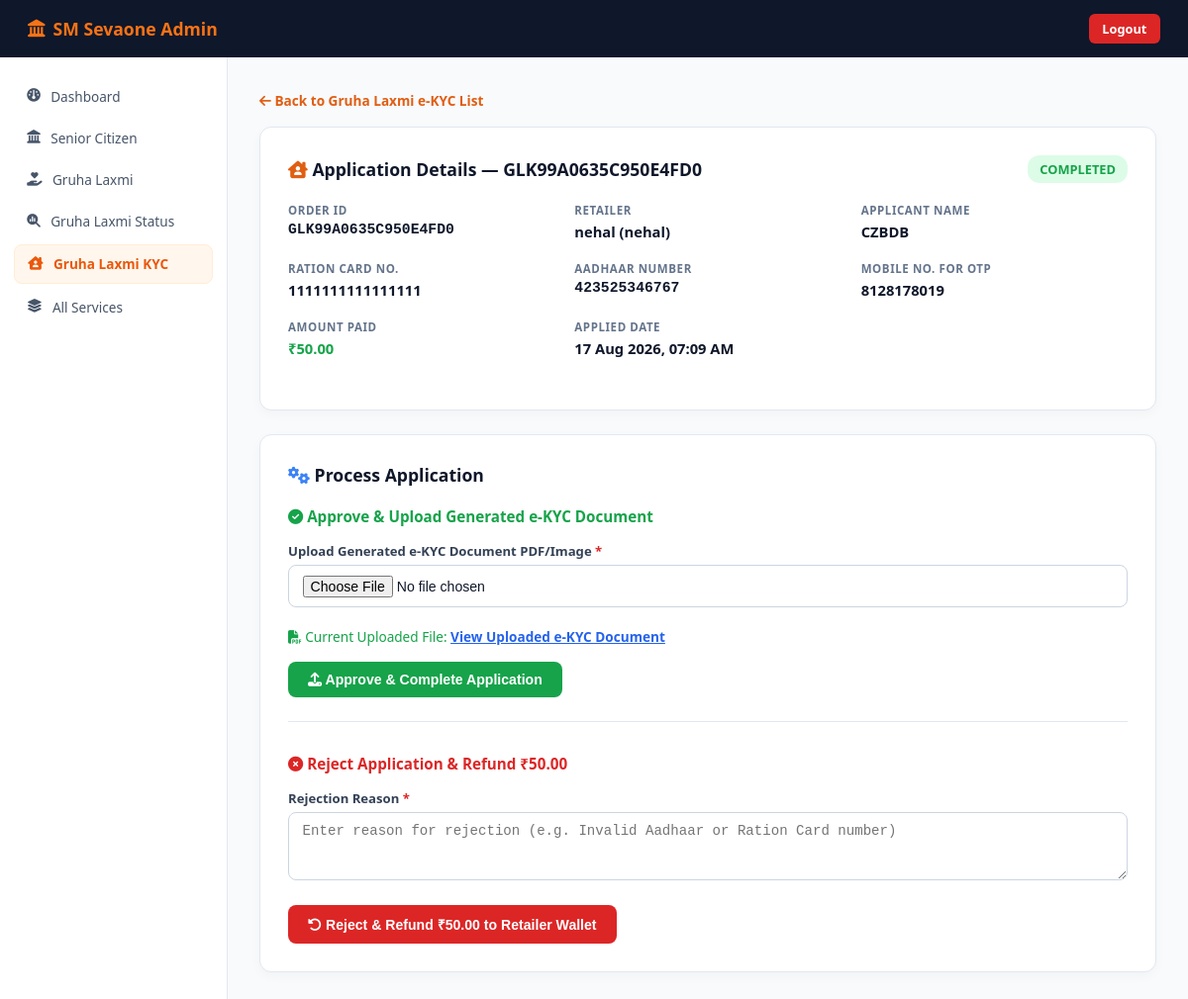
The app's page /admin-portal/gruha-laxmi-kyc/GLK99A0635C950E4FD0/ (signed in) with its own data.
### app/models.py (models this page shows, shortened)
class GruhaLaxmiKYCApplication(models.Model):
    STATUS_CHOICES = [('PENDING', 'Pending'), ('PROCESSING', 'Processing'), ('COMPLETED', 'Completed'), ('REJECTED', 'Rejected')]
    retailer            = models.ForeignKey(Retailer, on_delete=models.SET_NULL, null=True, blank=True, related_name='gruha_laxmi_kyc_applications')
    order_id            = models.CharField(max_length=50, unique=True, editable=False)
    ration_number       = models.CharField(max_length=30)
    aadhaar_number      = models.CharField(max_length=12)
    applicant_name      = models.CharField(max_length=100)
    mobile              = models.CharField(max_length=10)
    output_pdf          = models.FileField(upload_to=upload_gruha_laxmi_kyc_output_pdf, null=True, blank=True)
    rejection_reason    = models.TextField(blank=True)
    amount              = models.DecimalField(max_digits=10, decimal_places=2, default=50.00)
    status              = models.CharField(max_length=20, choices=STATUS_CHOICES, default='PENDING')
    created_at          = models.DateTimeField(auto_now_add=True)
    processed_at        = models.DateTimeField(null=True, blank=True)
    class Meta:
        ordering = ['-created_at']

class Retailer(models.Model):
    retailer_id    = models.UUIDField(default=uuid.uuid4, editable=False, unique=True)
    user_id        = models.CharField(max_length=50, unique=True)
    password       = models.CharField(max_length=255)
    full_name      = models.CharField(max_length=100)
    mobile         = models.CharField(max_length=15, unique=True)
    email          = models.EmailField(max_length=100, blank=True)
    state          = models.CharField(max_length=50, blank=True)
    address        = models.TextField(blank=True)
    wallet_balance = models.DecimalField(max_digits=10, decimal_places=2, default=0)
    is_verified    = models.BooleanField(default=False)
    is_active      = models.BooleanField(default=True)
    created_at     = models.DateTimeField(auto_now_add=True)

### app/admin_views.py (the view)
# urls.py: path('admin-portal/gruha-laxmi-kyc/<str:order_id>/', admin_views.admin_gruha_laxmi_kyc_detail, name='admin_gruha_laxmi_kyc_detail'),
def admin_gruha_laxmi_kyc_detail(request, order_id):
    if not _check_admin(request):
        return redirect('admin_login')
    app_obj = get_object_or_404(GruhaLaxmiKYCApplication, order_id=order_id)
    return render(request, 'admin_gruha_laxmi_kyc_detail.html', {'app_obj': app_obj})

### app/admin_views.py (called while the page is built)
def _check_admin(request):
    return request.session.get('is_admin') is True

### pan_project/templates/admin_gruha_laxmi_kyc_detail.html (shortened to what this page needs)
<!DOCTYPE html>
<html lang="en">
<head>
<link rel="stylesheet" href="https://cdnjs.cloudflare.com/ajax/libs/font-awesome/6.4.0/css/all.min.css">
</head>
<body>
<div class="topbar">
  <div class="brand"><i class="fa-solid fa-landmark"></i> SM Sevaone Admin</div>
  <a href="{% url 'admin_logout' %}" class="btn-logout">Logout</a>
</div>
<div class="main-wrap">
  <div class="sidebar">
    <a href="{% url 'admin_dashboard' %}" class="nav-item"><i class="fa-solid fa-gauge"></i> Dashboard</a>
    <a href="{% url 'admin_senior_list' %}" class="nav-item"><i class="fa-solid fa-landmark"></i> Senior Citizen</a>
    <a href="{% url 'admin_gruha_laxmi_list' %}" class="nav-item"><i class="fa-solid fa-hand-holding-heart"></i> Gruha Laxmi</a>
    <a href="{% url 'admin_gruha_laxmi_status_list' %}" class="nav-item"><i class="fa-solid fa-magnifying-glass-chart"></i> Gruha Laxmi Status</a>
    <a href="{% url 'admin_gruha_laxmi_kyc_list' %}" class="nav-item active"><i class="fa-solid fa-house-chimney-user"></i> Gruha Laxmi KYC</a>
    <a href="{% url 'admin_other_services' %}" class="nav-item"><i class="fa-solid fa-layer-group"></i> All Services</a>
  </div>
  <div class="content">
    <div style="margin-bottom:1rem">
      <a href="{% url 'admin_gruha_laxmi_kyc_list' %}" style="color:#e05e12;text-decoration:none;font-weight:600;font-size:.85rem"><i class="fa-solid fa-arrow-left me-1"></i> Back to Gruha Laxmi e-KYC List</a>
    </div>
    <div class="card">
      <div class="card-title">
        <span><i class="fa-solid fa-house-chimney-user" style="color:#e05e12"></i> Application Details — {{ app_obj.order_id }}</span>
        {% if app_obj.status == 'COMPLETED' %}
          <span class="badge badge-completed">COMPLETED</span>
        {% elif app_obj.status == 'REJECTED' %}
          <span class="badge badge-rejected">REJECTED</span>
        {% else %}
          <span class="badge badge-pending">PENDING</span>
        {% endif %}
      </div>
      <div class="detail-grid">
        <div class="detail-item"><label>Order ID</label><div style="font-family:monospace">{{ app_obj.order_id }}</div></div>
        <div class="detail-item"><label>Retailer</label><div>{{ app_obj.retailer.full_name }} ({{ app_obj.retailer.user_id }})</div></div>
        <div class="detail-item"><label>Applicant Name</label><div>{{ app_obj.applicant_name }}</div></div>
        <div class="detail-item"><label>Ration Card No.</label><div>{{ app_obj.ration_number }}</div></div>
        <div class="detail-item"><label>Aadhaar Number</label><div style="font-family:monospace">{{ app_obj.aadhaar_number }}</div></div>
        <div class="detail-item"><label>Mobile No. for OTP</label><div>{{ app_obj.mobile }}</div></div>
        <div class="detail-item"><label>Amount Paid</label><div style="color:#16a34a">₹{{ app_obj.amount }}</div></div>
        <div class="detail-item"><label>Applied Date</label><div>{{ app_obj.created_at|date:"d M Y, h:i A" }}</div></div>
      </div>
    </div>
    <div class="card">
      <div class="card-title"><span><i class="fa-solid fa-gears" style="color:#3b82f6"></i> Process Application</span></div>
      <form id="approveForm" style="margin-bottom:2rem;padding-bottom:1.5rem;border-bottom:1px solid #e2e8f0">
        <h4 style="font-size:.95rem;font-weight:700;color:#16a34a;margin-bottom:1rem"><i class="fa-solid fa-circle-check me-1"></i> Approve &amp; Upload Generated e-KYC Document</h4>
        <div class="form-group">
          <label>Upload Generated e-KYC Document PDF/Image <span style="color:#dc2626">*</span></label>
          <input type="file" name="output_pdf" class="form-control" accept=".pdf,image/*" required>
        </div>
        {% if app_obj.output_pdf %}
          <div style="margin-bottom:1rem;font-size:.85rem;color:#16a34a">
            <i class="fa-solid fa-file-pdf me-1"></i> Current Uploaded File: <a href="{{ app_obj.output_pdf.url }}" target="_blank" style="color:#2563eb;font-weight:700">View Uploaded e-KYC Document</a>
          </div>
        {% endif %}
        <button type="submit" class="btn-approve"><i class="fa-solid fa-upload me-1"></i> Approve &amp; Complete Application</button>
      </form>
      <form id="rejectForm">
        <h4 style="font-size:.95rem;font-weight:700;color:#dc2626;margin-bottom:1rem"><i class="fa-solid fa-circle-xmark me-1"></i> Reject Application &amp; Refund ₹{{ app_obj.amount }}</h4>
        <div class="form-group">
          <label>Rejection Reason <span style="color:#dc2626">*</span></label>
          <textarea name="rejection_reason" class="form-control" rows="3" placeholder="Enter reason for rejection (e.g. Invalid Aadhaar or Ration Card number)" required>{{ app_obj.rejection_reason }}</textarea>
        </div>
        <button type="submit" class="btn-reject"><i class="fa-solid fa-rotate-left me-1"></i> Reject &amp; Refund ₹{{ app_obj.amount }} to Retailer Wallet</button>
      </form>
    </div>
  </div>
</div>
</body>
</html>

### pan_project/templates/admin_gruha_laxmi_kyc_detail.html (style rules this page uses)
* { box-sizing:border-box;margin:0;padding:0 }
body { font-family:'Segoe UI',system-ui,-apple-system,sans-serif;background:#f8fafc;color:#0f172a;min-height:100vh;display:flex;flex-direction:column }
.topbar { background:#0f172a;color:#fff;padding:.9rem 1.75rem;display:flex;align-items:center;justify-content:space-between }
.brand { font-size:1.1rem;font-weight:700;color:#f97316;display:flex;align-items:center;gap:8px }
.btn-logout { background:#dc2626;color:#fff;padding:.35rem .85rem;border-radius:6px;text-decoration:none;font-size:.8rem;font-weight:600 }
.main-wrap { display:flex;flex:1 }
.sidebar { width:230px;background:#ffffff;border-right:1px solid #e2e8f0;padding:1.25rem .85rem;display:flex;flex-direction:column;gap:.25rem }
.nav-item { display:flex;align-items:center;gap:.65rem;padding:.6rem .85rem;border-radius:8px;font-size:.85rem;color:#475569;text-decoration:none;font-family:inherit;transition:all 0.15s ease }
.nav-item.active { background:#fff7ed;color:#ea580c;font-weight:700;border:1px solid #ffedd5 }
.content { flex:1;padding:2rem;overflow-y:auto }
.card { background:#fff;border-radius:12px;box-shadow:0 4px 12px rgba(0,0,0,0.03);border:1px solid #e2e8f0;padding:1.75rem;margin-bottom:1.5rem }
.card-title { font-size:1.1rem;font-weight:700;color:#0f172a;margin-bottom:1.25rem;display:flex;align-items:center;justify-content:space-between }
.detail-grid { display:grid;grid-template-columns:repeat(3,1fr);gap:1.25rem;margin-bottom:1.5rem }
.detail-item label { font-size:.72rem;color:#64748b;text-transform:uppercase;font-weight:700;letter-spacing:.05em;display:block;margin-bottom:.25rem }
.detail-item div { font-size:.92rem;font-weight:600;color:#0f172a }
.badge { display:inline-block;padding:.3rem .75rem;border-radius:12px;font-size:.8rem;font-weight:700 }
.badge-completed { background:#dcfce7;color:#16a34a }
.btn-approve { background:#16a34a;color:#fff;padding:.6rem 1.25rem;border-radius:8px;border:none;font-weight:700;font-size:.88rem;cursor:pointer }
.btn-reject { background:#dc2626;color:#fff;padding:.6rem 1.25rem;border-radius:8px;border:none;font-weight:700;font-size:.88rem;cursor:pointer }
.form-group { margin-bottom:1.25rem }
.form-group label { font-size:.82rem;font-weight:700;color:#334155;margin-bottom:.35rem;display:block }
.form-control { width:100%;padding:.6rem .85rem;border:1px solid #cbd5e1;border-radius:8px;font-size:.88rem }

### records on screen
GruhaLaxmiKYCApplication: order_id "GLK99A0635C950E4FD0", retailer.full_name "nehal", retailer.user_id "nehal", applicant_name "CZBDB", ration_number "1111111111111111", aadhaar_number "423525346767", mobile "8128178019", amount "50.00", created_at "17 Aug 2026, 07:09 AM"
